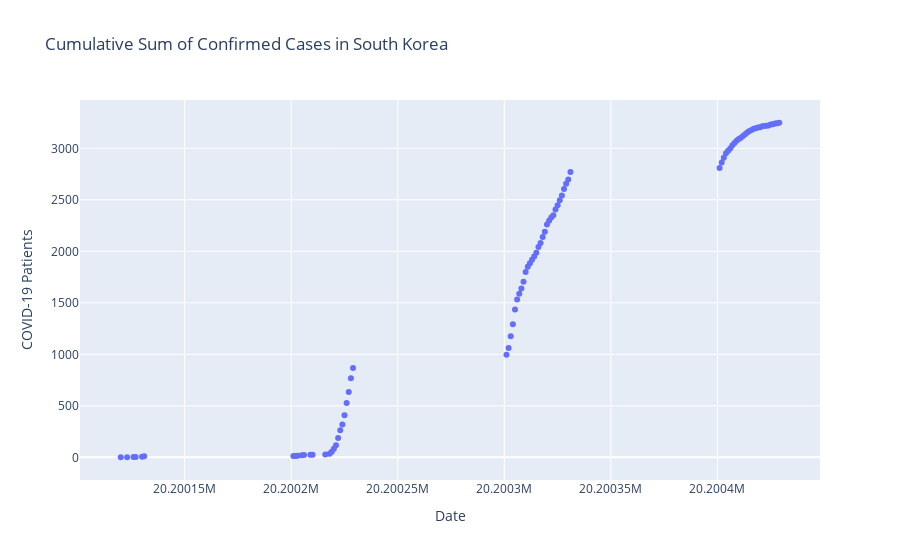

This figure's notebook cell:
### Code cell
fig = go.Figure(data=go.Scatter(x=date_list, y=confirmed_case_cumsum, mode='markers'))
fig.update_layout(xaxis_title='Date', yaxis_title='COVID-19 Patients', title="Cumulative Sum of Confirmed Cases in South Korea")
fig.show()
